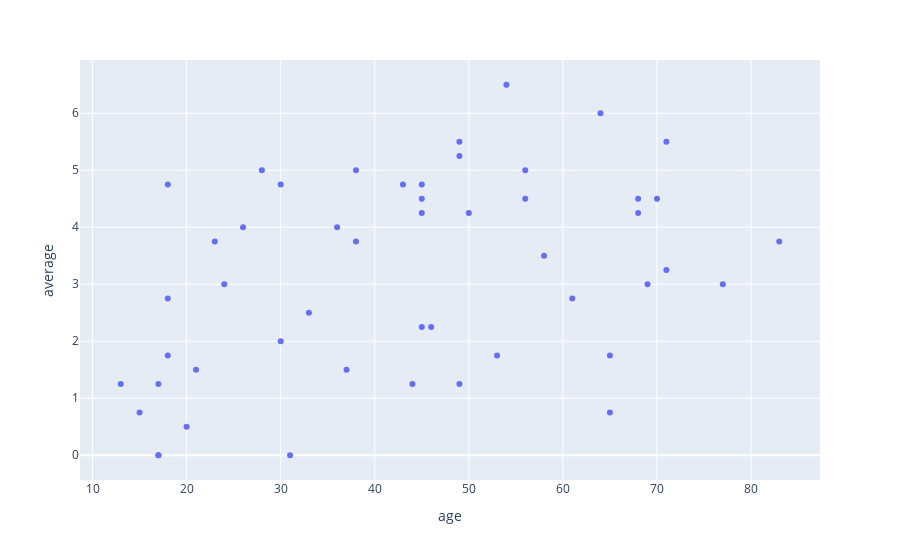

Notebook source saved alongside this figure:
### Markdown cell above
## An example with plotly

plotly is an extensive visualization library that is part of a larger ecosystem
to build dashboards and apps. But what's nice is that since pandas 0.25, you can
even use it as a drop-in replacement for matplotlib as backend. It's just one
line: `pd.options.plotting.backend = "plotly"`

Read more here: https://plotly.com/python/pandas-backend/

### Code cell
pd.options.plotting.backend = "plotly"

mediause['average'] = mediause[['radio','tv','newspaper','internet']].mean(axis=1)
# we sample 50 points here just to make the graph clearer, of course that doesn't make much sense conceptually here
fig = mediause.sample(50).plot(x='age', y='average', kind='scatter')
fig.show()
fig.write_html("plotly-example.html")

### Figure 1 — Plotly figure (JSON) as saved in the notebook; plotly's stock layout.template omitted (floating-point values rounded to 4 significant figures)
{"data": [{"hovertemplate": "age=%{x}<br>average=%{y}<extra></extra>", "legendgroup": "", "marker": {"color": "#636efa", "symbol": "circle"}, "mode": "markers", "name": "", "orientation": "v", "showlegend": false, "type": "scatter", "x": [53, 26, 61, 49, 45, 65, 77, 30, 17, 71, 56, 18, 50, 31, 23, 49, 83, 56, 68, 30, 33, 15, 70, 69, 49, 58, 45, 43, 64, 36, 45, 65, 38, 21, 44, 13, 54, 17, 28, 38, 18, 20, 37, 68, 45, 18, 17, 71, 46, 24], "xaxis": "x", "y": [1.75, 4, 2.75, 5.5, 4.5, 1.75, 3, 2, 1.25, 3.25, 4.5, 4.75, 4.25, 0, 3.75, 1.25, 3.75, 5, 4.5, 4.75, 2.5, 0.75, 4.5, 3, 5.25, 3.5, 2.25, 4.75, 6, 4, 4.75, 0.75, 3.75, 1.5, 1.25, 1.25, 6.5, 0, 5, 5, 1.75, 0.5, 1.5, 4.25, 4.25, 2.75, 0, 5.5, 2.25, 3], "yaxis": "y"}], "layout": {"legend": {"tracegroupgap": 0}, "margin": {"t": 60}, "xaxis": {"anchor": "y", "domain": [0, 1], "title": {"text": "age"}}, "yaxis": {"anchor": "x", "domain": [0, 1], "title": {"text": "average"}}}}
